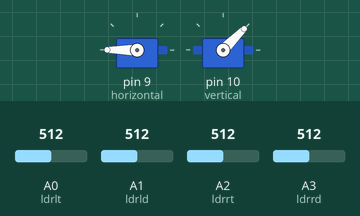
This sketch was run on a simulated Arduino Uno, built with avr-gcc and run on an emulated ATmega328P. On the bench: 2 × servo. The inputs (shaded band) are chosen by the test bench; at power-on: A0 (ldrlt) = 512, A2 (ldrrt) = 512, A1 (ldrld) = 512, A3 (ldrrd) = 512.

Above: at 3.7 s.
3.8 s: A0 (ldrlt) set to 603
5.3 s: A0 (ldrlt) set to 629
At 5.46 s:
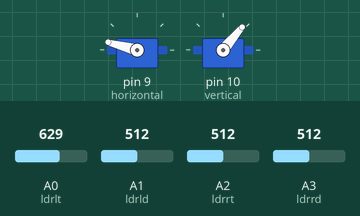
At 7.8 s:
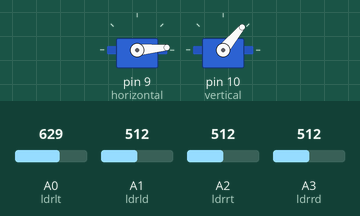
8.3 s: A2 (ldrrt) set to 302
9.8 s: A2 (ldrrt) set to 287
At 11.0 s:
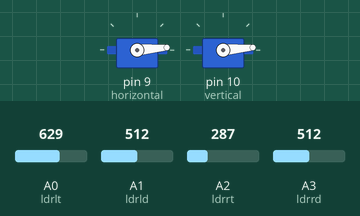
11.7 s: A1 (ldrld) set to 321
13.2 s: A1 (ldrld) set to 292
At 13.35 s:
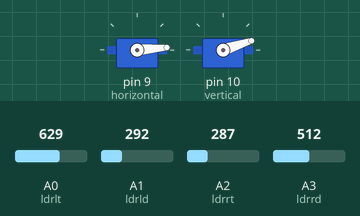
Timing chart, 0 to 16.1 s (numbered marks = the images above; inputs shaded):
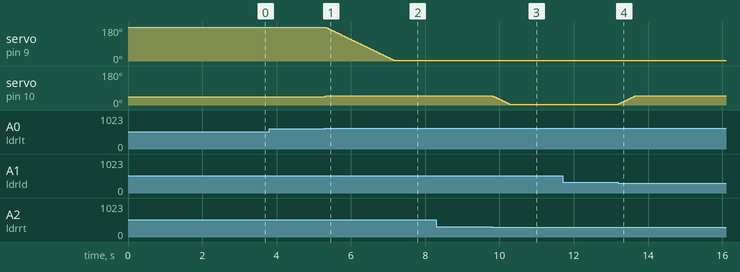

Measured:
- the behaviour switches between 613 and 614 on A0 (ldrlt) (found by bisection; images 0 and 1)
- the behaviour switches between 295 and 294 on A2 (ldrrt) (found by bisection; images 2 and 3)
- the behaviour switches between 304 and 303 on A1 (ldrld) (found by bisection; images 3 and 4)
- after the input at 3.8 s, every drawn part: stays the same
- after the input at 5.3 s, servo on pin 9 (horizontal): moves from 180° to 5° over 1.8 s, starting at once; servo on pin 10 (vertical): 45° → 50° at once
- after the input at 8.3 s, every drawn part: stays the same
- after the input at 9.8 s, servo on pin 10 (vertical): moves from 50° to 5° over 0.47 s, starting at once
- after the input at 11.7 s, every drawn part: stays the same
- after the input at 13.2 s, servo on pin 10 (vertical): moves from 5° to 50° over 0.47 s, starting at once

The sketch:

1.ino
```cpp
#include <Servo.h>

Servo horizontal; // Le servo horizental
int servoh = 180;
int servohLimitHigh = 175;
int servohLimitLow = 5;
// 65 degrees MAX

Servo vertical; // Le servo vertical
int servov = 45;
int servovLimitHigh = 50;
int servovLimitLow = 5;

// Connection des pins
// nom de la pin = analog pin;
int ldrlt = A0; //LDR haut gauche
int ldrrt = A2; //LDR haut droit
int ldrld = A1; //LDR bas gauche
int ldrrd = A3; //LDR bas droit

void setup(){
horizontal.attach(9); // Pin relie au servo horizontal
horizontal.write(180); // Angle maximale de rotation du moteur horizontal

vertical.attach(10); // Pin relie au servo horizontal
vertical.write(45); // Angle maximale de rotation du moteur vertical
delay(2500);
}

void loop() {
int lt = analogRead(ldrlt); // La propotion de tension cause par les variation de la resistance de la LDR haut gauche
int rt = analogRead(ldrrt); // La propotion de tension cause par les variation de la resistance de la LDR haut droit
int ld = analogRead(ldrld); // La propotion de tension cause par les variation de la resistance de la LDR bas gauche
int rd = analogRead(ldrrd); // La propotion de tension cause par les variation de la resistance de la LDR bas droit

int dtime = 10; // Résolution temporelle
int tol = 50; // Tolerance pour laquelle les moteurs changent de rotation

int avt = (lt + rt) / 2; // La moyenne de la proportion de tension cause par les LDR en haut
int avd = (ld + rd) / 2; // La moyenne de la proportion de tension cause par les LDR en bas
int avl = (lt + ld) / 2; // La moyenne de la proportion de tension cause par les LDR de gauche
int avr = (rt + rd) / 2; // La moyenne de la proportion de tension cause par les LDR de droite

int dvert = avt - avd; // La difference de moyenne entre le haut et le bas, si c'est positif la rotation en haut sinon la rotation en bas.
int dhoriz = avl - avr;// La difference de moyenne entre le droit et le gauche, si c'est positif la rotation a gauche sinon la rotation a droit.

if (-1*tol > dvert || dvert > tol) // Verification la tolerence angulaire dans le mouvement vertical, si elle est atteinte on change d'angle
 {
 if (avt > avd) // Il y a plus de luminosité en haut qu'en bas
 { servov = ++servov; // Servo doit avoir une rotation negative
   if (servov > servovLimitHigh)
   { servov = servovLimitHigh;} // Limite la rotation du servo pour des raisons de securite
  }
 else if (avt < avd) // Il y a plus de luminosité en bas qu'en haut
 { servov= --servov; // Servo doit avoir une rotation negative
   if (servov < servovLimitLow)
   { servov = servovLimitLow;} // Limite la rotation du servo pour des raisons de securite
 }
 vertical.write(servov);}

if (-1*tol > dhoriz || dhoriz > tol) // Verification la tolerence angulaire dans le mouvement vertical, si elle est atteinte on change d'angle
 {
 if (avl > avr) // Il y a plus de luminosité a gauche qu'a droite
 { servoh = --servoh; // Servo doit avoir une rotation negative
   if (servoh < servohLimitLow)
   { servoh = servohLimitLow; } // Limite la rotation du servo pour des raisons de securite
 }
 else if (avl < avr) // Il y a plus de luminosité a droite qu'a gauche
 { servoh = ++servoh; // Servo doit avoir une rotation positif
   if (servoh > servohLimitHigh)
   { servoh = servohLimitHigh; } // Limite la rotation du servo pour des raisons de securite
 }
 else if (avl = avr)
 { delay(5000); } // Si la luminosité de part et d'autre est la meme donc le tracker est bien centralisé, un delais de 5s avant de reverifier
 horizontal.write(servoh);
 }

 delay(dtime);}
```
